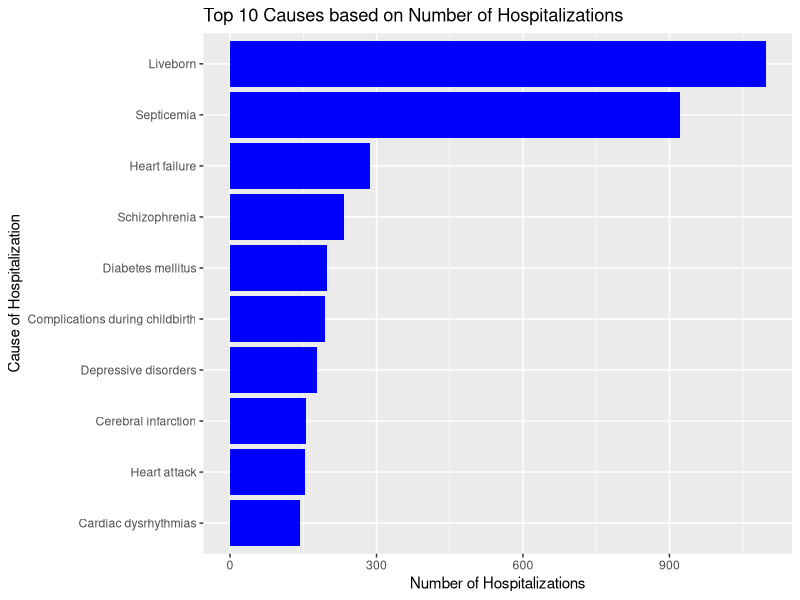

Here is the R script that generated this plot:
## Script for mapping ICD-10-CM in hospitalizations and ED visits data to Clinical Classifications Software Refined (CCSR) categories


library(dplyr)
library(stringr)
library(readxl)
library(readr)
library(ggplot2)



# sample hospitalization data (n = 10,000)
pdd_sample <- read_csv("pdd_sample.csv")

# sample ED visit data (n = 10,000)
ed_sample <- read_csv("ed_sample.csv")


# CCSR mapping for ICD-10-CM ========================================================
ccsr <- read_excel("DXCCSR-Reference-File-v2025-1.xlsx", sheet = "DX_to_CCSR_Mapping", skip = 1) %>% 
  select(icd10cm = `ICD-10-CM Code`, 
         icd10cm_desc = `ICD-10-CM Code Description`, 
         causeCodeCCSR = `CCSR Category`, 
         causeNameCCSR = `CCSR Category Description`, 
         hosp_default = `Inpatient Default CCSR (Y/N/X)`, 
         ed_default = `Outpatient Default CCSR (Y/N/X)`, 
         default_rationale = `Rationale for Default Assignment`)

# CCSR body systems
ccsr_body <- read_excel("DXCCSR-Reference-File-v2025-1.xlsx", sheet = "Naming_Conventions", range = "A2:B25")


# Map CCSR category codes to category description and body system
hospCauseLinkCCSR <- ccsr %>% 
  select(causeCodeCCSR, causeNameCCSR) %>% 
  mutate(topLevCode = str_sub(causeCodeCCSR, 1, 3)) %>% 
  left_join(ccsr_body %>% select(topLevCode = "3-Character Abbreviation", topLevDesc = "CCSR for ICD-10-CM Body System"), by = "topLevCode") %>% 
  mutate(topLevName = case_when(
    topLevCode %in% c("BLD", "DEN", "DIG", "EAR", "END", "EYE", "EXT", "FAC", "GEN", "MUS", "NVS", "SKN") ~ "Other systems", # Consolidate smaller body systems
    topLevCode == "CIR" ~ "Circulatory",
    topLevCode == "INF" ~ "Infectious",
    topLevCode == "INJ" ~ "Injuries",
    topLevCode == "MBD" ~ "Mental",
    topLevCode == "NEO" ~ "Neoplasms",
    topLevCode %in% c("PNL", "MAL") ~ "Perinatal", # Combine Perinatal conditions and Congenital malformations
    topLevCode == "PRG" ~ "Pregnancy",
    topLevCode == "RSP" ~ "Respiratory",
    topLevCode == "SYM" ~ "Symptoms",
    topLevCode == "XXX" ~ "Non-principal"
  ), 
  causeNameShort = case_when( # Shorter CCSR category description for charts
    causeNameCCSR == "Superficial injury; contusion, initial encounter" ~ "Contusion",
    causeNameCCSR == "Complication of genitourinary device, implant or graft, initial encounter" ~ "Complication of genitourinary device/implant/graft",
    causeNameCCSR == "Fracture of the neck of the femur (hip), initial encounter" ~ "Hip fracture",
    grepl(", initial encounter", causeNameCCSR) ~ str_remove(causeNameCCSR, ", initial encounter"), 
    grepl("Other specified and unspecified", causeNameCCSR) ~ str_replace(causeNameCCSR, "Other specified and unspecified", "Other"),
    grepl("Cancer of", causeNameCCSR) ~ str_to_sentence(paste0(str_remove(causeNameCCSR, "Cancer of "), " cancer")), 
    causeNameCCSR == "Pneumonia (except that caused by tuberculosis)" ~ "Pneumonia (not caused by tuberculosis)",
    causeNameCCSR == "Hemolytic jaundice and perinatal jaundice" ~ "Hemolytic/perinatal jaundice",
    causeNameCCSR == "Appendicitis and other appendiceal conditions" ~ "Appendicitis",
    causeNameCCSR == "Schizophrenia spectrum and other psychotic disorders" ~ "Schizophrenia",
    causeNameCCSR == "Diabetes mellitus with complication" ~ "Diabetes mellitus",
    causeNameCCSR == "Skin and subcutaneous tissue infections" ~ "Skin and soft tissue infections",
    causeNameCCSR == "Acute myocardial infarction" ~ "Heart attack",
    causeNameCCSR == "Complications specified during childbirth" ~ "Complications during childbirth",
    causeNameCCSR == "Uncomplicated pregnancy, delivery or puerperium" ~ "Uncomplicated pregnancy",
    causeNameCCSR == "Hypertension and hypertensive-related conditions complicating pregnancy; childbirth; and the puerperium" ~ "Hypertension complicating pregnancy",
    causeNameCCSR == "Spondylopathies/spondyloarthropathy (including infective)" ~ "Spondylopathies, spondyloarthropathy",
    causeNameCCSR == "Respiratory failure; insufficiency; arrest" ~ "Respiratory failure",
    causeNameCCSR == "Other specified upper respiratory infections" ~ "Other upper respiratory infections",
    causeNameCCSR == "Abdominal pain and other digestive/abdomen signs and symptoms" ~ "Abdominal pain",
    causeNameCCSR == "Nonspecific chest pain" ~ "Chest pain",
    causeNameCCSR == "Musculoskeletal pain, not low back pain" ~ "Musculoskeletal pain (not low back)",
    causeNameCCSR == "Other specified upper respiratory infections" ~ "Other upper respiratory infections",
    TRUE ~ causeNameCCSR
  )) %>% 
  filter(!is.na(causeCodeCCSR)) %>% 
  distinct() %>% 
  arrange(causeCodeCCSR) %>% 
  relocate(causeNameShort, .after = causeNameCCSR)



# Map principal and other diagnoses for hosp/ED ========================================================
## default == Y: default CCSR categories
## default == N: non-default CCSR categories when one ICD-10-CM is mapped to multiple CCSR categories
## default == X: unacceptable ICD-10-CM for principal diagnosis in hospitalization or first listed diagnosis in ED visit

hospCauseLinkCCSR1 <-  hospCauseLinkCCSR %>% select(causeCodeCCSR, topLevCCSR = topLevName)


# map principal diagnosis for hosp - only include hosp_default == Y
ccsr_hosp_prin <- ccsr %>% 
  filter(hosp_default == "Y") %>% 
  left_join(hospCauseLinkCCSR1, by = "causeCodeCCSR")

# map other diagnoses for hosp - include hosp_default == Y or X
ccsr_hosp_other <- ccsr %>% 
  filter(hosp_default == "Y" | hosp_default == "X") %>% 
  left_join(hospCauseLinkCCSR1, by = "causeCodeCCSR")

# map principal diagnosis for ED - only include ed_default == Y  
ccsr_ed_prin <- ccsr %>% 
  filter(ed_default == "Y") %>% 
  left_join(hospCauseLinkCCSR1, by = "causeCodeCCSR")

# map other diagnoses for ED - include ed_default == Y or X
ccsr_ed_other <- ccsr %>% 
  filter(ed_default == "Y" | ed_default == "X") %>% 
  left_join(hospCauseLinkCCSR1, by = "causeCodeCCSR")


hosp_lookup_prin  <- setNames(ccsr_hosp_prin$causeCodeCCSR, ccsr_hosp_prin$icd10cm)
hosp_lookup_other <- setNames(ccsr_hosp_other$causeCodeCCSR, ccsr_hosp_other$icd10cm)
ed_lookup_prin    <- setNames(ccsr_ed_prin$causeCodeCCSR, ccsr_ed_prin$icd10cm)
ed_lookup_other   <- setNames(ccsr_ed_other$causeCodeCCSR, ccsr_ed_other$icd10cm)


pdd_mapped <- pdd_sample %>% 
  mutate(causeCode = hosp_lookup_prin[diag_p]) %>% # map ICD-10-CM in principal diagnosis
  mutate(across(starts_with("odiag"), ~ hosp_lookup_other[.], .names = "ccsr_{col}")) # map ICD-10-CM in all other diagnoses


ed_mapped <- ed_sample %>% 
  mutate(causeCode = ed_lookup_prin[diag_p]) %>% 
  mutate(across(starts_with("odiag"), ~ ed_lookup_other[.], .names = "ccsr_{col}"))


# Count the number of hospitalization by CCSR categories based on principal diagnosis ========================================================
pdd_ccsr <- pdd_mapped %>% 
  left_join(hospCauseLinkCCSR %>% select(causeCode = causeCodeCCSR, causeNameCCSR, causeNameShort, topLevName), by = "causeCode") %>% 
  filter(!is.na(causeCode)) %>% 
  count(causeCode, causeNameCCSR, causeNameShort, topLevName, name = "n_hosp")

# Count the number of ED visit by CCSR categories based on principal diagnosis 
ed_ccsr <- ed_mapped %>% 
  left_join(hospCauseLinkCCSR %>% select(causeCode = causeCodeCCSR, causeNameCCSR, causeNameShort, topLevName), by = "causeCode") %>% 
  filter(!is.na(causeCode)) %>% 
  count(causeCode, causeNameCCSR, causeNameShort, topLevName, name = "n_ed")


# Create bar chart: Top 10 Causes based on number of hospitalizations ========================================================
pdd_ccsr %>% 
  slice_max(n_hosp, n = 10) %>%  # Filter on causes in top 10 for number of hospitalization
  ggplot(aes(x = n_hosp, y = reorder(causeNameShort, n_hosp))) + 
  geom_col(fill = "blue") +
  labs(x = "Number of Hospitalizations", y = "Cause of Hospitalization", title = "Top 10 Causes based on Number of Hospitalizations")
